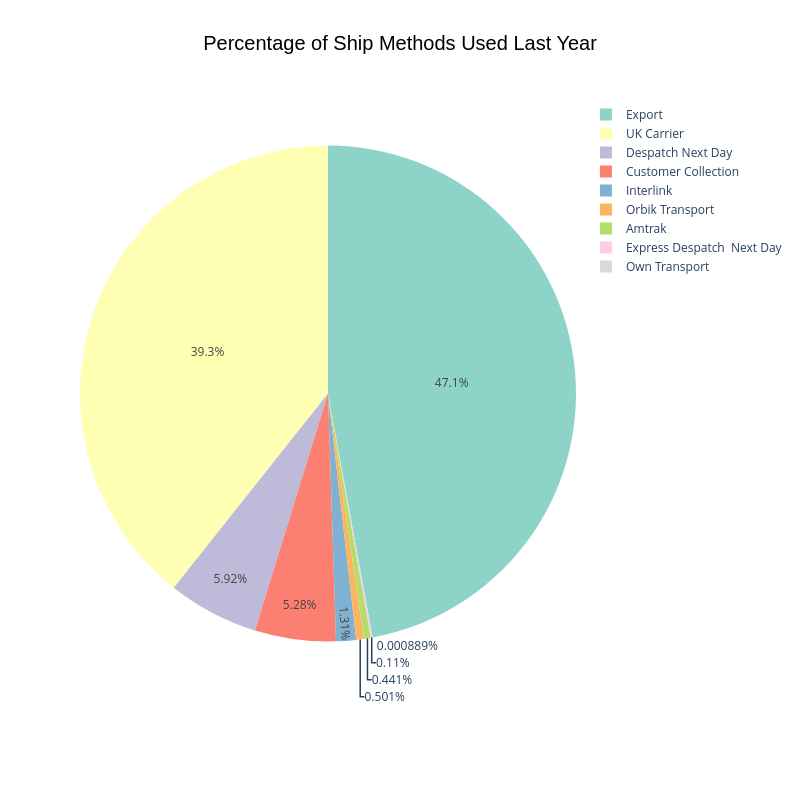

The code cell stored with this chart in its notebook:
### Markdown cell above
## Hypothesis 5

What was the percentage of ship methods used last year?

### Code cell
#What was the percentage of ship methods used last year?

#filter DataFrame for last 12 months
dfSales_DataSet_Filtered = dfSales_DataSet_Work[dfSales_DataSet_Work["Year"] == dfSales_DataSet_Work["Year"].max() -1]

#create new DataFrame with one ShipMethod entry per YearMonth with the MAX InvoiceAmt in it
dfSales_DataSet_Temp = dfSales_DataSet_Filtered.groupby(["ShipMethod"], as_index=False)["InvoiceAmt"].max()      
                             
#group by ShipMethodand get sum of InvoiceAmt
dfSales_DataSet_Filtered = (
    dfSales_DataSet_Filtered
    .groupby("ShipMethod")["InvoiceAmt"]
    .sum()
    .sort_values(ascending=False)
    .reset_index()
)

fig = px.pie(
    dfSales_DataSet_Filtered,
    names="ShipMethod",
    values="InvoiceAmt",
    title="Percentage of Ship Methods Used Last Year",
    color_discrete_sequence=px.colors.qualitative.Set3,
    height=800,
    width=800
)
fig.update_layout(
    title_x=0.5,
    title_font=dict(size=20, family="Arial", color="black")
)

fig.show()

           
print("Percentage of Ship Methods Used Last Year") 
print("=" * len("Percentage of Ship Methods Used Last Year"))
dfSales_DataSet_Temp

### Figure 1 — Plotly figure (JSON) as saved in the notebook; plotly's stock layout.template omitted (floating-point values rounded to 4 significant figures)
{"data": [{"domain": {"x": [0, 1], "y": [0, 1]}, "hovertemplate": "ShipMethod=%{label}<br>InvoiceAmt=%{value}<extra></extra>", "labels": ["Export", "UK Carrier", "Despatch Next Day", "Customer Collection", "Interlink", "Orbik Transport", "Amtrak", "Express Despatch  Next Day", "Own Transport"], "legendgroup": "", "name": "", "showlegend": true, "type": "pie", "values": [3474000.0, 2899000.0, 436400.0, 389000.0, 96260.0, 36910.0, 32540.0, 8127.0, 65.54]}], "layout": {"height": 800, "legend": {"tracegroupgap": 0}, "piecolorway": ["rgb(141,211,199)", "rgb(255,255,179)", "rgb(190,186,218)", "rgb(251,128,114)", "rgb(128,177,211)", "rgb(253,180,98)", "rgb(179,222,105)", "rgb(252,205,229)", "rgb(217,217,217)", "rgb(188,128,189)", "rgb(204,235,197)", "rgb(255,237,111)"], "title": {"font": {"color": "black", "family": "Arial", "size": 20}, "text": "Percentage of Ship Methods Used Last Year", "x": 0.5}, "width": 800}}
